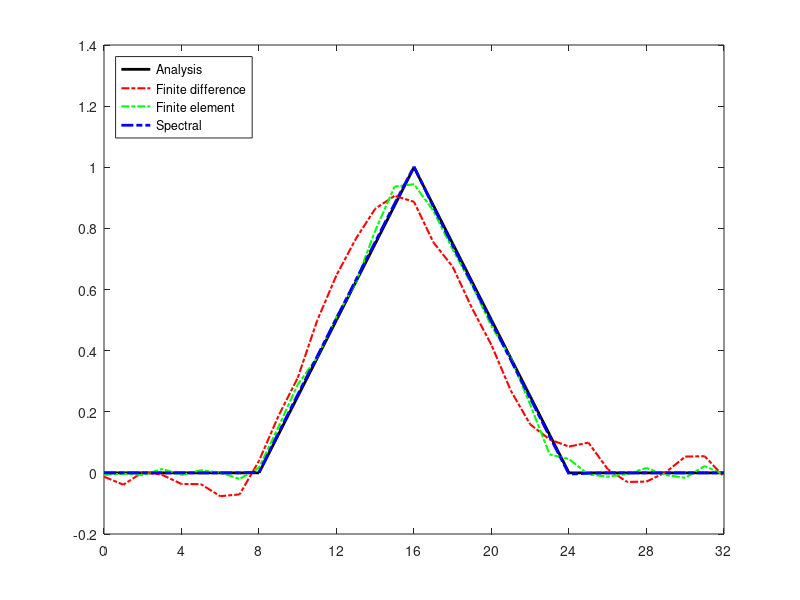

MATLAB code to generate this figure:
clc;clear all;close all;
%HW #8
clc;clear all;close all;
dt = 0.1 ;
dx = 1.0 ;
%1) FD Method
 %set values
u_fdm = zeros(33,400) ; %u = u(x,t)
u_fem = zeros(33,400) ;
u_spe = zeros(33,400) ;

 %set initial value
 u_ini = zeros(33,2);
 for i = 1 : 8
     u_ini(i+9,1) = 1/8*i ;
     u_ini(i+17,1) = 1-1/8*i ;
 end
 
 %FDM of forward differencing for initial value
 for i = 1 :33
     if i ==1
         u_ini(i,2) = u_ini(i,1) - dt/dx/2*( u_ini(i,1)-u_ini(32,1)) ;
     elseif i==33
         u_ini(i,2) = u_ini(i,1) - dt/dx/2*( u_ini(i,1) - u_ini(32,1)) ;
     else
        u_ini(i,2) = u_ini(i,1) - dt/dx/2*(u_ini(i,1)-u_ini(i-1,1));
     end
end
 
 %apply initial value
 u_fdm(:,1:2) = u_ini;
 u_fem(:,1:2) = u_ini;
 u_spe(:,1:2) = u_ini;
 
 for n = 2:399
     for m = 1:33
        if m ==1
            u_fdm(m,n+1) = u_fdm(m,n-1) - dt/dx * (u_fdm(m+1,n) -u_fdm(32,n)); 
        elseif m==33
            u_fdm(m,n+1) = u_fdm(m,n-1) - dt/dx * (u_fdm(2,n) -u_fdm(m-1,n));
        else
            u_fdm(m,n+1) = u_fdm(m,n-1) - dt/dx * (u_fdm(m+1,n) -u_fdm(m-1,n));
        end
     end
 end
 
 %FE Method
  %A matrix
  A = zeros(33);
  for i = 1:33
      if i == 1
          A(i,i) = 4;
          A(i,2) =1;
          A(i,32) = 1;
      elseif i ==33
          A(i,i) = 4;
          A(i,2) = 1;
          A(i,32) = 1;
      else
          A(i,i) = 4;
          A(i,i-1) = 1;
          A(i,i+1) = 1;
      end
  end
  inv_A = inv(A);
   %B matrix
   B = zeros(33);
   for i = 1:33
        if i ==1
            B(i,i+1) = 1;
            B(i,32) =-1;
        elseif i==33
            B(i,2) = 1;
            B(i,32) = -1;
        else
            B(i,i+1) = 1;
            B(i,i-1) = -1;
        end
   end
   AB = inv_A * B;

   %calculate
for i = 2 : 399
       u_fem(:,i+1) = u_fem(:,i-1) - 6*dt * AB * u_fem(:,i); 
end
   
%3) spectral method
C = zeros(33,33);D = zeros(33,400);
for i = 1 : 33
    b = [];c=[];
    for j = 1 : 16
        a = [1];
        b = [b cos(2*j*pi/32* (i-1))];
        c = [c sin(2*j*pi/32 * (i-1))];
    end
    C(i,:) = [a b c] ;
end

 %make initial condition
for i = 1:2 
    D(:,i) = inv(C) * u_spe(:,i);
end

for i = 2: 399
    D(1,i) =D(1); 
    for j = 1 : 16
        x = j+1 ;
        D(x,i+1) = (2-(dt)^2 *(2*j*pi/32)^2)*D(x,i) -D(x,i-1);
        x = j+17;
        D(x,i+1) = (2-(dt)^2 *(2*j*pi/32)^2)*D(x,i) -D(x,i-1);
    end
end

u_spe = C * D ;

%plot 
x = [0:32];
plot(x,u_ini(:,1),'k','Linewidth',2);hold on;
plot(x,u_fdm(:,320),'-.r','Linewidth',1.5);
plot(x,u_fem(:,320),'-.g','Linewidth',1.5);
plot(x,u_spe(:,320),'-.b','Linewidth',2);
legend('Analysis','Finite difference','Finite element','Spectral', 'location', 'northwest');
set(gca,'xtick', [0:4:32]); xlim([0 32])
saveas(gcf,'hw8.png','png');

%u^2 
u_ini2 = sum(u_ini(:,1).*u_ini(:,1))/2;
u_fdm2 = sum(u_fdm(:,1).*u_fdm(:,1))/2;
u_fem2 = sum(u_fem(:,1).*u_fem(:,1))/2;
u_spe2 = sum(u_spe(:,1).*u_spe(:,1))/2;